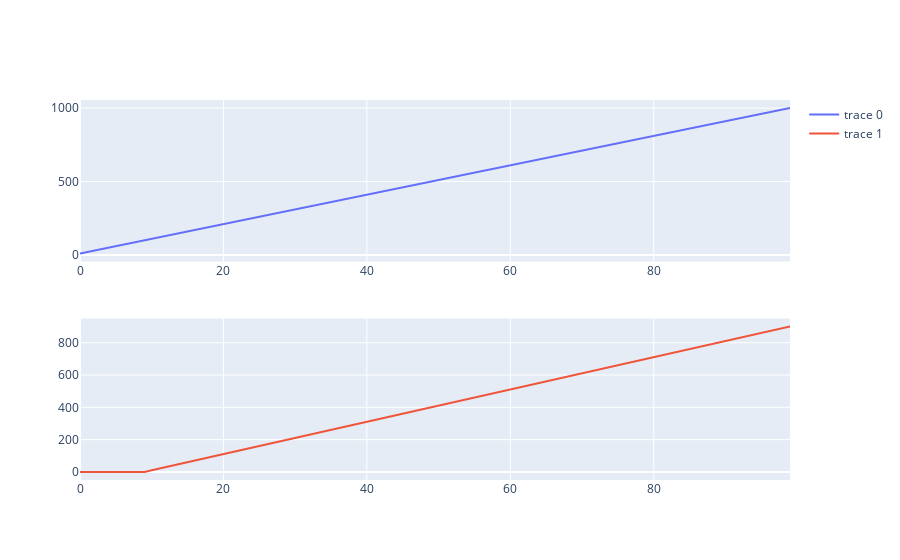

This figure's notebook cell:
### Code cell
#linear increasing flows
#number of steps
n = 100
#input identifiers
i_i_2 = 'lin_0010'
#output identifiers
o_i_2 = 'lin_0010'
# influx and outflux offset
i_o = 10
o_o = 10
#outflux delay
o_d = 10

influx_profile,outflux_profile = return_flux_profiles(n,i_i_2,o_i_2,i_o,o_o,o_d)
flux_df = make_flux_df(influx_profile,outflux_profile)

fig = make_subplots(2,1)

fig.add_trace(go.Scatter(x=flux_df['time'],y=flux_df['influx']),row=1,col=1)
fig.add_trace(go.Scatter(x=flux_df['time'],y=flux_df['outflux']),row=2,col=1)
fig.show()

### Figure 1 — Plotly figure (JSON) as saved in the notebook; plotly's stock layout.template omitted (floating-point values rounded to 4 significant figures)
{"data": [{"type": "scatter", "x": [0, 1, 2, 3, 4, 5, 6, 7, 8, 9, 10, 11, 12, 13, 14, 15, 16, 17, 18, 19, 20, 21, 22, 23, 24, 25, 26, 27, 28, 29, 30, 31, 32, 33, 34, 35, 36, 37, 38, 39, 40, 41, 42, 43, 44, 45, 46, 47, 48, 49, 50, 51, 52, 53, 54, 55, 56, 57, 58, 59, 60, 61, 62, 63, 64, 65, 66, 67, 68, 69, 70, 71, 72, 73, 74, 75, 76, 77, 78, 79, 80, 81, 82, 83, 84, 85, 86, 87, 88, 89, 90, 91, 92, 93, 94, 95, 96, 97, 98, 99], "xaxis": "x", "y": [10, 20, 30, 40, 50, 60, 70, 80, 90, 100, 110, 120, 130, 140, 150, 160, 170, 180, 190, 200, 210, 220, 230, 240, 250, 260, 270, 280, 290, 300, 310, 320, 330, 340, 350, 360, 370, 380, 390, 400, 410, 420, 430, 440, 450, 460, 470, 480, 490, 500, 510, 520, 530, 540, 550, 560, 570, 580, 590, 600, 610, 620, 630, 640, 650, 660, 670, 680, 690, 700, 710, 720, 730, 740, 750, 760, 770, 780, 790, 800, 810, 820, 830, 840, 850, 860, 870, 880, 890, 900, 910, 920, 930, 940, 950, 960, 970, 980, 990, 1000], "yaxis": "y"}, {"type": "scatter", "x": [0, 1, 2, 3, 4, 5, 6, 7, 8, 9, 10, 11, 12, 13, 14, 15, 16, 17, 18, 19, 20, 21, 22, 23, 24, 25, 26, 27, 28, 29, 30, 31, 32, 33, 34, 35, 36, 37, 38, 39, 40, 41, 42, 43, 44, 45, 46, 47, 48, 49, 50, 51, 52, 53, 54, 55, 56, 57, 58, 59, 60, 61, 62, 63, 64, 65, 66, 67, 68, 69, 70, 71, 72, 73, 74, 75, 76, 77, 78, 79, 80, 81, 82, 83, 84, 85, 86, 87, 88, 89, 90, 91, 92, 93, 94, 95, 96, 97, 98, 99], "xaxis": "x2", "y": [0, 0, 0, 0, 0, 0, 0, 0, 0, 0, 10, 20, 30, 40, 50, 60, 70, 80, 90, 100, 110, 120, 130, 140, 150, 160, 170, 180, 190, 200, 210, 220, 230, 240, 250, 260, 270, 280, 290, 300, 310, 320, 330, 340, 350, 360, 370, 380, 390, 400, 410, 420, 430, 440, 450, 460, 470, 480, 490, 500, 510, 520, 530, 540, 550, 560, 570, 580, 590, 600, 610, 620, 630, 640, 650, 660, 670, 680, 690, 700, 710, 720, 730, 740, 750, 760, 770, 780, 790, 800, 810, 820, 830, 840, 850, 860, 870, 880, 890, 900], "yaxis": "y2"}], "layout": {"xaxis": {"anchor": "y", "domain": [0, 1]}, "xaxis2": {"anchor": "y2", "domain": [0, 1]}, "yaxis": {"anchor": "x", "domain": [0.575, 1]}, "yaxis2": {"anchor": "x2", "domain": [0, 0.425]}}}
